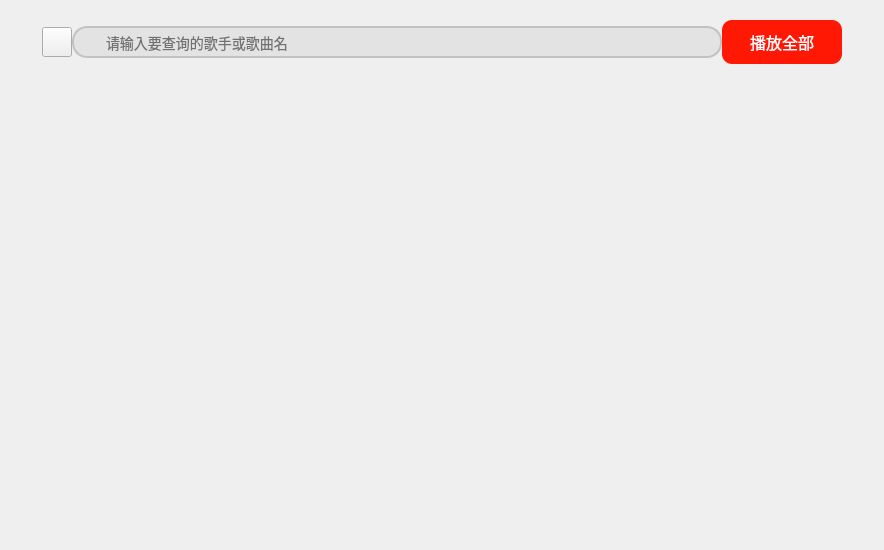
<?xml version="1.0" encoding="UTF-8"?>
<ui version="4.0">
 <class>Recent_play</class>
 <widget class="QWidget" name="Recent_play">
  <property name="geometry">
   <rect>
    <x>0</x>
    <y>0</y>
    <width>884</width>
    <height>550</height>
   </rect>
  </property>
  <property name="minimumSize">
   <size>
    <width>884</width>
    <height>550</height>
   </size>
  </property>
  <property name="maximumSize">
   <size>
    <width>884</width>
    <height>550</height>
   </size>
  </property>
  <property name="windowTitle">
   <string>Form</string>
  </property>
  <layout class="QHBoxLayout" name="horizontalLayout_2">
   <item>
    <layout class="QVBoxLayout" name="verticalLayout_2">
     <property name="spacing">
      <number>0</number>
     </property>
     <item>
      <widget class="QWidget" name="widget_7" native="true">
       <property name="minimumSize">
        <size>
         <width>0</width>
         <height>60</height>
        </size>
       </property>
       <property name="styleSheet">
        <string notr="true">#widget_7
{
	border-image: url(:/tupian/zhu.png);
}
</string>
       </property>
       <layout class="QHBoxLayout" name="horizontalLayout_7">
        <item>
         <layout class="QHBoxLayout" name="horizontalLayout">
          <property name="spacing">
           <number>0</number>
          </property>
          <item>
           <widget class="QPushButton" name="pushButton">
            <property name="minimumSize">
             <size>
              <width>30</width>
              <height>30</height>
             </size>
            </property>
            <property name="maximumSize">
             <size>
              <width>30</width>
              <height>30</height>
             </size>
            </property>
            <property name="cursor">
             <cursorShape>PointingHandCursor</cursorShape>
            </property>
            <property name="styleSheet">
             <string notr="true">border-image: url(:/tu/搜索.png);</string>
            </property>
            <property name="text">
             <string/>
            </property>
           </widget>
          </item>
          <item>
           <widget class="QLineEdit" name="lineEdit">
            <property name="maximumSize">
             <size>
              <width>650</width>
              <height>16777215</height>
             </size>
            </property>
            <property name="styleSheet">
             <string notr="true">QLineEdit {
                border: 2px solid #ddd;
                border-radius: 15px;
	
	border-color: rgb(194, 194, 194);
                padding: 5px 10px 5px 30px;
                background: #f5f5f5;
	background-color: rgb(227, 227, 227);
                font-size: 14px;
            }
            QLineEdit:focus {
                border: 2px solid #0078d4;
            }</string>
            </property>
            <property name="placeholderText">
             <string>请输入要查询的歌手或歌曲名</string>
            </property>
           </widget>
          </item>
          <item>
           <widget class="QPushButton" name="pushButton_2">
            <property name="minimumSize">
             <size>
              <width>0</width>
              <height>30</height>
             </size>
            </property>
            <property name="maximumSize">
             <size>
              <width>120</width>
              <height>50</height>
             </size>
            </property>
            <property name="styleSheet">
             <string notr="true">#pushButton_2 {
	
	background-color: rgb(255, 24, 3);
    border: none; /* 去掉边框 */
    border-radius: 10px; /* 按钮圆角 */
    color: white; /* 字体颜色 */
    font-size: 16px; /* 字体大小 */
    padding: 10px 20px; /* 内边距 */
    text-align: center; /* 文字居中 */
    text-decoration: none; /* 去掉下划线 */
}

#pushButton_2:hover {
    background-color: #e55e00; /* 悬停时背景色 */
}
</string>
            </property>
            <property name="text">
             <string>播放全部</string>
            </property>
           </widget>
          </item>
         </layout>
        </item>
       </layout>
      </widget>
     </item>
     <item>
      <widget class="QWidget" name="widget_3" native="true">
       <property name="styleSheet">
        <string notr="true">
	border-image: url(:/tupian/zhu.png);
</string>
       </property>
       <layout class="QHBoxLayout" name="horizontalLayout_6">
        <item>
         <layout class="QVBoxLayout" name="verticalLayout">
          <property name="spacing">
           <number>0</number>
          </property>
          <item>
           <widget class="QTableView" name="tableView">
            <property name="styleSheet">
             <string notr="true">
#tableView{
background-color: rgba(255, 255, 255, 0);
border:none
}
QHeaderView{ background: transparent; }</string>
            </property>
            <property name="autoScroll">
             <bool>true</bool>
            </property>
            <property name="editTriggers">
             <set>QAbstractItemView::NoEditTriggers</set>
            </property>
            <property name="showGrid">
             <bool>false</bool>
            </property>
            <attribute name="horizontalHeaderHighlightSections">
             <bool>true</bool>
            </attribute>
            <attribute name="verticalHeaderVisible">
             <bool>false</bool>
            </attribute>
           </widget>
          </item>
         </layout>
        </item>
       </layout>
      </widget>
     </item>
    </layout>
   </item>
  </layout>
 </widget>
 <resources/>
 <connections/>
</ui>
